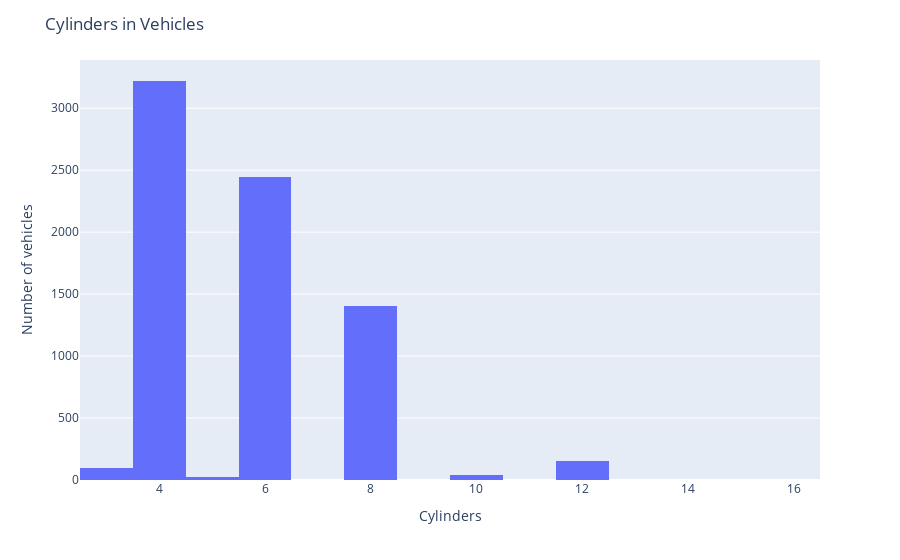

This figure's notebook cell:
### Markdown cell above
Creates an histogram to be able to compare the number of cylinder in the various cars. As we can see for the histogram bellow it is well known that there are many cars with 4 cylinders with until few years back was the standard number of cylinders and with had more reliability. 

Remember less moving parts more reliable it is.

The cars with more cylinders tend to use a lot of fuel because there are design for speed and therefore it is less likely to be used by normal people wanting to go from point A to point B reliably and confortably.

### Code cell
fig = px.histogram(df, x="Cylinders")
fig.update_layout(title_text='Cylinders in Vehicles',xaxis_title="Cylinders",yaxis_title="Number of vehicles " )
fig.show()

### Figure 1 — Plotly figure (JSON) as saved in the notebook; plotly's stock layout.template omitted (floating-point values rounded to 4 significant figures; data arrays with more than 128 entries replaced by an {"elided": "..."} marker saying what was removed)
{"data": [{"alignmentgroup": "True", "bingroup": "x", "hovertemplate": "Cylinders=%{x}<br>count=%{y}<extra></extra>", "legendgroup": "", "marker": {"color": "#636efa", "pattern": {"shape": ""}}, "name": "", "offsetgroup": "", "orientation": "v", "showlegend": false, "type": "histogram", "x": {"elided": "7385 int values"}, "xaxis": "x", "yaxis": "y"}], "layout": {"barmode": "relative", "legend": {"tracegroupgap": 0}, "margin": {"t": 60}, "title": {"text": "Cylinders in Vehicles"}, "xaxis": {"anchor": "y", "domain": [0, 1], "title": {"text": "Cylinders"}}, "yaxis": {"anchor": "x", "domain": [0, 1], "title": {"text": "Number of vehicles "}}}}
